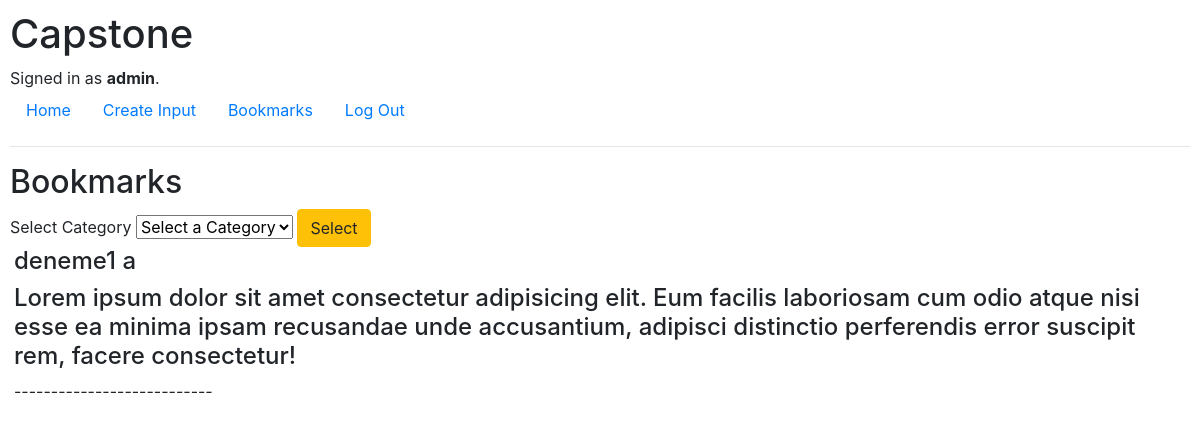
The app's page /bookmark (signed in), older data.
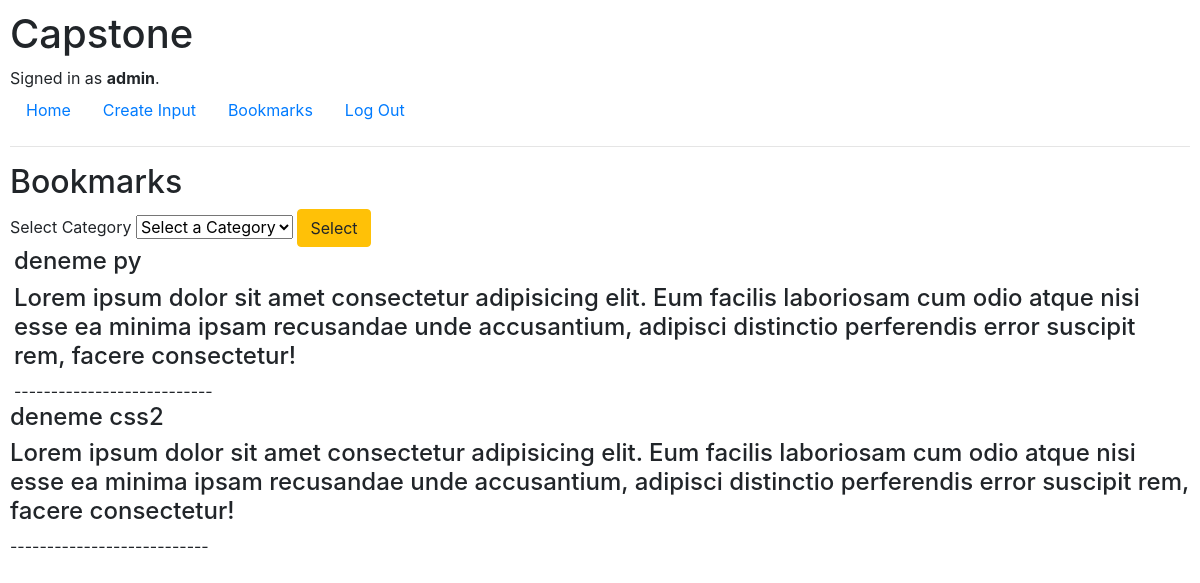
The same page, newer data.
### capstone/models.py (models this page shows, shortened)
class Input(models.Model):
    title = models.CharField(max_length=30)
    content = models.CharField(max_length=6000)
    url = models.CharField(max_length=60)
    sites = models.CharField(max_length=30)
    owner = models.ForeignKey(User, on_delete=models.CASCADE, blank=True, null=True, related_name="user")
    category = models.ForeignKey(Category, on_delete=models.CASCADE, blank=True, null=True, related_name="category")
    isActive = models.BooleanField(default=True)
    bookmark = models.ManyToManyField(User, blank=True, null=True, related_name="inputBookmark")

### capstone/views.py (the view)
# urls.py: path("bookmark", views.displayBookmark, name="bookmark"),
def displayBookmark(request):
    currentUser = request.user
    selected_category = request.GET.get('category')
    if selected_category:
        input = currentUser.inputBookmark.filter(category__categoryName=selected_category)
    else:
        input = currentUser.inputBookmark.all()
    categories = Category.objects.all()
    return render(request, "capstone/bookmark.html", {
        "input": input,
        "categories": categories,
    })

### capstone/templates/capstone/bookmark.html (shortened to what this page needs)
{% extends "capstone/layout.html" %}
{% block body %}
    <h2>Bookmarks</h2>
    <form action="{% url 'bookmark' %}" method="GET">
        <label for="category">Select Category</label>
        <select name="category" id="category">
            <option value="">Select a Category</option>
        </select>
        <button type="submit" class="btn btn-warning">Select</button>
    </form>
    <div class="row mx-1">
    {% for input in input %}
        {% if input.isActive %}
            <div class="media-body">
                <h4 class="media-heading">{{ input.title }}</h4>
                <h4 class="media-heading">{{ input.content }}</h4>
                ---------------------------
            </div>
    </div>
        {% endif %}
    {% endfor %}
{% endblock %}

Row changes from the older to the newer data that the page shows:
no longer on this page (row unchanged): Input: title "deneme1 a", content "Lorem ipsum dolor sit amet consectetur adipisicing elit. Eum facilis laboriosam cum odio atque nisi esse ea minima ipsam recusandae unde accusantium, adipisci distinctio perferendis error suscipit rem, facere consectetur!"
now on this page (row unchanged): Input: title "deneme py", content "Lorem ipsum dolor sit amet consectetur adipisicing elit. Eum facilis laboriosam cum odio atque nisi esse ea minima ipsam recusandae unde accusantium, adipisci distinctio perferendis error suscipit rem, facere consectetur!"
added Input: title "deneme css2", content "Lorem ipsum dolor sit amet consectetur adipisicing elit. Eum facilis laboriosam cum odio atque nisi esse ea minima ipsam recusandae unde accusantium, adipisci distinctio perferendis error suscipit rem, facere consectetur!"
